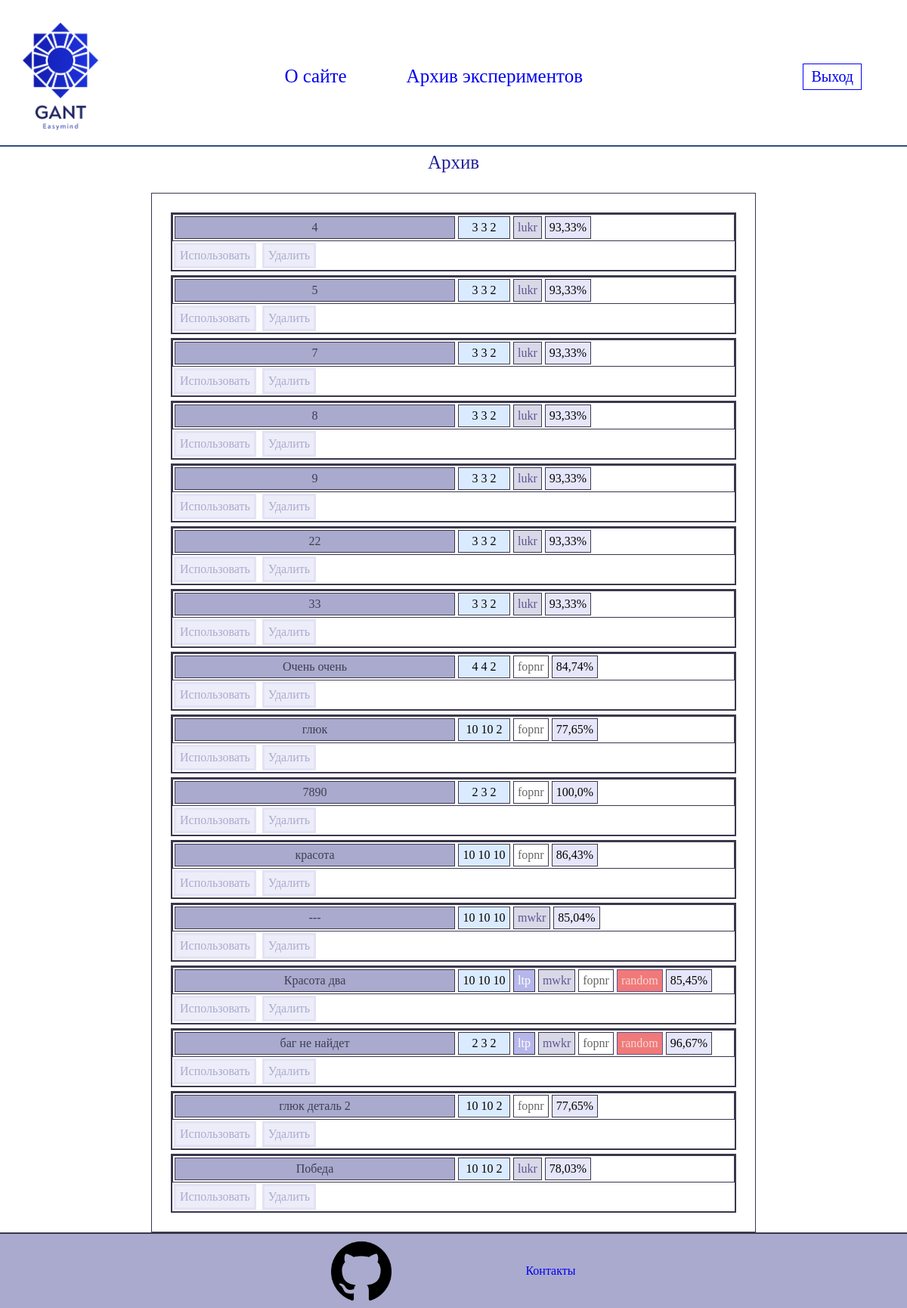
Screenshot of /archive/ (signed in) with the database file from the repository.
### interface/models.py (models this page shows)
class ArchiveLetter(models.Model):
    explain = models.TextField(null=True, blank=True)
    method = models.TextField()
    rating = models.TextField()
    details = models.IntegerField()
    tools = models.IntegerField()
    series = models.IntegerField()
    name = models.ForeignKey(User, on_delete=models.CASCADE)

### interface/views.py (the view)
# urls.py: path('archive/', archive, name='archive'),
def archive(request: HttpRequest):
    text, context = {}, {}
    if request.user.is_authenticated:
        if request.method == "POST" and request.POST.get('logic') == "get":
            return redirect('data_info')
        elif request.method == "POST":
            add_to_archive(request)
            return HttpResponse("<h1>Данные успешно сохранены</h1>"
                                "<a href='/result'>Вернуться</a>")
        if request.method == "GET" and request.GET.get('record_id') is not None:
            print("YYEEEES THAT WOOOOOOOOOOORKS!!!!!!!!!!!!")
            print(request.GET.get('record_id'))
            del_records_from_archive(request)
            return redirect('archive')
        else:
            context = get_from_archive(request)
            text['h1'] = "Архив"
    else:
        text['h1'] = "Пожалуйста авторизируйтесь"
    return render(request, 'interface/archive.html', {'menu': menu,
                                                      'context': context,
                                                      'texts': text
                                                      })

### interface/logic_models.py (called while the page is built)
def get_from_archive(request):
    print("get_from_archive: start")
    user_pk = request.user.pk
    user = User.objects.get(pk=user_pk)
    d = ArchiveLetter.objects.filter(name=user)
    context = []
    for i in d.values():
        j = ArchiveData.objects.filter(record_number=i['id'])
        z = j.values()
        make_list = i['method']
        make_list = make_list.replace('[', '')
        make_list = make_list.replace(']', '')
        make_list = make_list.replace("'", "")
        make_list = make_list.replace(" ", "")
        make_list = make_list.split(',')
        i['method'] = make_list
        stec2 = stec_returner(z)
        i['data'] = stec2
        print(i.get('data'))
        context.append(i)
    return context

def stec_returner(a: list) -> tuple:
    print('start func: stec_returner', "*" * 50)
    big_stec = []
    stec = []
    for i in a:
        x = i['detail_tools_number']
        if x == 0:
            if len(stec) > 0:
                big_stec.append(tuple(stec))
            stec = []
        stec.append(i['detail_time'])
    big_stec.append(tuple(stec))
    print(big_stec)
    print('stec_returner: end func' )
    return big_stec

### interface/templates/interface/archive.html (shortened to what this page needs)
{% extends 'interface/base.html' %}
{% block content %}
{% load static %}
<div class="BoxMaster">
<link rel="stylesheet" href="{% static 'interface/css/archive.css'%}" type="text/css">
<h1>{{texts.h1}}</h1>
{%if request.user.is_authenticated%}
    <div class="container">
        <ul>
            {% for i in context%}
                <div>
                    <form action="{% url 'data_info'%}" method="get">
                        <li>
                            <div class="li_cont">
                            <button type="button" onclick="OpenInput(this)" id="{{forloop.counter}}"
                            class="str_button" style="border: #3a374c solid 1px">
                                <div class="string-button">
                                    <div class="explain1">
                                        {{i.explain}}
                                    </div>
                                    <div class="parametrice">
                                        {{i.details}}
                                        {{i.tools}}
                                        {{i.series}}
                                    </div>
                                        {% for j in i.method%}
                                            <div class="method-{{j}}">
                                                {{j}}
                                            </div>
                                        {% endfor %}
                                    <div class="rating" style="border: #3a374c 1px solid">
                                        {{i.rating}}%
                                    </div>
                                </div>
                            </button>
                                <div>
                            <button class="Arch_button" type="submit" >Использовать</button>
                            <button class="Arch_button" type="button"  type="button" onclick = "ChangeURL(this)" id="R{{forloop.counter}}">Удалить</button>
                                </div>
                                </div>
                        </li>
                    </form>
                </div>
            {% endfor %}
        </ul>
    </div>
{% else %}
    <div>
        <p>
            Доступ к архиву предоставлен только авторизированным пользователям
        </p>
    </div>
{% endif %}
<div class="pusher">
</div>
</div>
{% endblock %}

### interface/static/interface/css/main.css (style rules this page uses)
html,body { height: 100%; }
body { font-size: 16px; min-width: 320px; position: relative; line-height: 1.65; overflow-x: hidden; opacity: 1; height: 100%; }
h1 { font-size: 25px; margin-bottom: 20px; margin-left: auto; margin-right: auto; color: rgba(22, 22, 148, 0.95); text-align: center; }
.container { overflow-x: auto; justify-content: center; margin-left: auto; margin-right: auto; }
.BoxMaster { min-height: calc(100% - 174.17px); margin-bottom: -100px; }
.pusher { min-height: 100px; }

### interface/static/interface/css/archive.css (style rules this page uses)
.container { margin-right: auto; margin-left: auto; max-width: 800px; padding: 20px 20px 20px 20px; border: #3a374c solid 1px; }
.li_cont { display: flex; flex-direction: column; border: #3a374c 2px solid; margin: 5px; }
.method-spt, .method-ltp { border: #3a374c 1px solid; background-color: rgba(110, 110, 213, 0.5); color: #ffffff; }
.method-lukr, .method-mwkr { border: #3a374c 1px solid; background-color: #d8d8e7; color: #5E5694; }
.method-fopnr, .method-antifopnr { border: #3a374c 1px solid; background-color: #ffffff; color: rgba(36, 38, 38, 0.7); }
.method-random { border: #5E5694 1px solid; background-color: #ef7a79; color: rgba(255, 253, 253, 0.7); }
.string-button div { max-width: max-content; padding: 5px ; margin: 2px ; }
.string-button { display: flex; }
.Arch_button { color: #aaaace; padding: 5px 5px 5px 5px; margin: 2px; background-color: rgba(209, 210, 241, 0.4); border: 3px solid rgba(209, 210, 241, 0.4); }
.explain1 { word-wrap: anywhere; background-color: #aaaace; border: #3a374c 1px solid; color: rgba(15, 15, 31, 0.7); min-width: 50%; max-width: 50%; }
.parametrice { background-color: #dbebff; border: #3a374c 1px solid; min-width: 69px; }
.rating { background-color: #e6e6fa; }

### rows the page displays
ArchiveLetter: explain "4", details "3", tools "3", series "2", method "lukr", rating "93,33"
ArchiveLetter: explain "5", details "3", tools "3", series "2", method "lukr", rating "93,33"
ArchiveLetter: explain "7", details "3", tools "3", series "2", method "lukr", rating "93,33"
ArchiveLetter: explain "8", details "3", tools "3", series "2", method "lukr", rating "93,33"
ArchiveLetter: explain "9", details "3", tools "3", series "2", method "lukr", rating "93,33"
ArchiveLetter: explain "22", details "3", tools "3", series "2", method "lukr", rating "93,33"
ArchiveLetter: explain "33", details "3", tools "3", series "2", method "lukr", rating "93,33"
ArchiveLetter: explain "Очень очень", details "4", tools "4", series "2", method "fopnr", rating "84,74"
ArchiveLetter: explain "глюк", details "10", tools "10", series "2", method "fopnr", rating "77,65"
ArchiveLetter: explain "7890", details "2", tools "3", series "2", method "fopnr", rating "100,0"
ArchiveLetter: explain "красота", details "10", tools "10", series "10", method "fopnr", rating "86,43"
ArchiveLetter: explain "---", details "10", tools "10", series "10", method "mwkr", rating "85,04"
ArchiveLetter: explain "Красота два", details "10", tools "10", series "10", method "ltp" "mwkr" "fopnr" "random", rating "85,45"
ArchiveLetter: explain "баг не найдет", details "2", tools "3", series "2", method "ltp" "mwkr" "fopnr" "random", rating "96,67"
ArchiveLetter: explain "глюк деталь 2", details "10", tools "10", series "2", method "fopnr", rating "77,65"
ArchiveLetter: explain "Победа", details "10", tools "10", series "2", method "lukr", rating "78,03"

### other values shown
{{ m.title }} "О сайте" "Архив экспериментов"
{{ texts.h1 }} "Архив"
